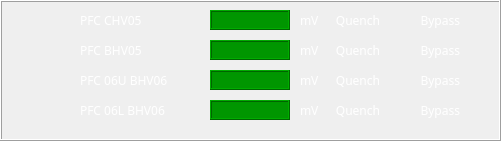
  <widget class="QFrame" name="frame_7">
   <property name="geometry">
    <rect>
     <x>19</x>
     <y>700</y>
     <width>501</width>
     <height>141</height>
    </rect>
   </property>
   <property name="frameShape">
    <enum>QFrame::Box</enum>
   </property>
   <property name="frameShadow">
    <enum>QFrame::Raised</enum>
   </property>
   <widget class="QLabel" name="label_260">
    <property name="geometry">
     <rect>
      <x>80</x>
      <y>10</y>
      <width>130</width>
      <height>20</height>
     </rect>
    </property>
    <property name="font">
     <font>
      <family>Abyssinica SIL</family>
      <pointsize>9</pointsize>
     </font>
    </property>
    <property name="styleSheet">
     <string notr="true">color:white;</string>
    </property>
    <property name="frameShape">
     <enum>QFrame::NoFrame</enum>
    </property>
    <property name="text">
     <string>PFC CHV05</string>
    </property>
   </widget>
   <widget class="QLabel" name="label_261">
    <property name="geometry">
     <rect>
      <x>330</x>
      <y>10</y>
      <width>50</width>
      <height>20</height>
     </rect>
    </property>
    <property name="font">
     <font>
      <family>Abyssinica SIL</family>
      <pointsize>9</pointsize>
     </font>
    </property>
    <property name="styleSheet">
     <string notr="true">color:white;</string>
    </property>
    <property name="frameShape">
     <enum>QFrame::NoFrame</enum>
    </property>
    <property name="text">
     <string>Quench</string>
    </property>
    <property name="alignment">
     <set>Qt::AlignRight|Qt::AlignTrailing|Qt::AlignVCenter</set>
    </property>
   </widget>
   <widget class="QLabel" name="label_262">
    <property name="geometry">
     <rect>
      <x>420</x>
      <y>10</y>
      <width>40</width>
      <height>20</height>
     </rect>
    </property>
    <property name="font">
     <font>
      <family>Abyssinica SIL</family>
      <pointsize>9</pointsize>
     </font>
    </property>
    <property name="styleSheet">
     <string notr="true">color:white;</string>
    </property>
    <property name="frameShape">
     <enum>QFrame::NoFrame</enum>
    </property>
    <property name="text">
     <string>Bypass</string>
    </property>
    <property name="alignment">
     <set>Qt::AlignRight|Qt::AlignTrailing|Qt::AlignVCenter</set>
    </property>
   </widget>
   <widget class="QLabel" name="label_264">
    <property name="geometry">
     <rect>
      <x>300</x>
      <y>10</y>
      <width>20</width>
      <height>20</height>
     </rect>
    </property>
    <property name="font">
     <font>
      <family>Abyssinica SIL</family>
      <pointsize>9</pointsize>
     </font>
    </property>
    <property name="styleSheet">
     <string notr="true">color:white;</string>
    </property>
    <property name="frameShape">
     <enum>QFrame::NoFrame</enum>
    </property>
    <property name="text">
     <string>mV</string>
    </property>
   </widget>
   <widget class="QLabel" name="label_266">
    <property name="geometry">
     <rect>
      <x>80</x>
      <y>70</y>
      <width>130</width>
      <height>20</height>
     </rect>
    </property>
    <property name="font">
     <font>
      <family>Abyssinica SIL</family>
      <pointsize>9</pointsize>
     </font>
    </property>
    <property name="styleSheet">
     <string notr="true">color:white;</string>
    </property>
    <property name="frameShape">
     <enum>QFrame::NoFrame</enum>
    </property>
    <property name="text">
     <string>PFC 06U BHV06</string>
    </property>
   </widget>
   <widget class="QLabel" name="label_267">
    <property name="geometry">
     <rect>
      <x>80</x>
      <y>40</y>
      <width>130</width>
      <height>20</height>
     </rect>
    </property>
    <property name="font">
     <font>
      <family>Abyssinica SIL</family>
      <pointsize>9</pointsize>
     </font>
    </property>
    <property name="styleSheet">
     <string notr="true">color:white;</string>
    </property>
    <property name="frameShape">
     <enum>QFrame::NoFrame</enum>
    </property>
    <property name="text">
     <string>PFC BHV05</string>
    </property>
   </widget>
   <widget class="QLabel" name="label_269">
    <property name="geometry">
     <rect>
      <x>80</x>
      <y>100</y>
      <width>130</width>
      <height>20</height>
     </rect>
    </property>
    <property name="font">
     <font>
      <family>Abyssinica SIL</family>
      <pointsize>9</pointsize>
     </font>
    </property>
    <property name="styleSheet">
     <string notr="true">color:white;</string>
    </property>
    <property name="frameShape">
     <enum>QFrame::NoFrame</enum>
    </property>
    <property name="text">
     <string>PFC 06L BHV06</string>
    </property>
   </widget>
   <widget class="QLabel" name="label_273">
    <property name="geometry">
     <rect>
      <x>330</x>
      <y>70</y>
      <width>50</width>
      <height>20</height>
     </rect>
    </property>
    <property name="font">
     <font>
      <family>Abyssinica SIL</family>
      <pointsize>9</pointsize>
     </font>
    </property>
    <property name="styleSheet">
     <string notr="true">color:white;</string>
    </property>
    <property name="frameShape">
     <enum>QFrame::NoFrame</enum>
    </property>
    <property name="text">
     <string>Quench</string>
    </property>
    <property name="alignment">
     <set>Qt::AlignRight|Qt::AlignTrailing|Qt::AlignVCenter</set>
    </property>
   </widget>
   <widget class="QLabel" name="label_275">
    <property name="geometry">
     <rect>
      <x>300</x>
      <y>70</y>
      <width>20</width>
      <height>20</height>
     </rect>
    </property>
    <property name="font">
     <font>
      <family>Abyssinica SIL</family>
      <pointsize>9</pointsize>
     </font>
    </property>
    <property name="styleSheet">
     <string notr="true">color:white;</string>
    </property>
    <property name="frameShape">
     <enum>QFrame::NoFrame</enum>
    </property>
    <property name="text">
     <string>mV</string>
    </property>
   </widget>
   <widget class="QLabel" name="label_276">
    <property name="geometry">
     <rect>
      <x>330</x>
      <y>100</y>
      <width>50</width>
      <height>20</height>
     </rect>
    </property>
    <property name="font">
     <font>
      <family>Abyssinica SIL</family>
      <pointsize>9</pointsize>
     </font>
    </property>
    <property name="styleSheet">
     <string notr="true">color:white;</string>
    </property>
    <property name="frameShape">
     <enum>QFrame::NoFrame</enum>
    </property>
    <property name="text">
     <string>Quench</string>
    </property>
    <property name="alignment">
     <set>Qt::AlignRight|Qt::AlignTrailing|Qt::AlignVCenter</set>
    </property>
   </widget>
   <widget class="QLabel" name="label_277">
    <property name="geometry">
     <rect>
      <x>330</x>
      <y>40</y>
      <width>50</width>
      <height>20</height>
     </rect>
    </property>
    <property name="font">
     <font>
      <family>Abyssinica SIL</family>
      <pointsize>9</pointsize>
     </font>
    </property>
    <property name="styleSheet">
     <string notr="true">color:white;</string>
    </property>
    <property name="frameShape">
     <enum>QFrame::NoFrame</enum>
    </property>
    <property name="text">
     <string>Quench</string>
    </property>
    <property name="alignment">
     <set>Qt::AlignRight|Qt::AlignTrailing|Qt::AlignVCenter</set>
    </property>
   </widget>
   <widget class="QLabel" name="label_280">
    <property name="geometry">
     <rect>
      <x>300</x>
      <y>100</y>
      <width>20</width>
      <height>20</height>
     </rect>
    </property>
    <property name="font">
     <font>
      <family>Abyssinica SIL</family>
      <pointsize>9</pointsize>
     </font>
    </property>
    <property name="styleSheet">
     <string notr="true">color:white;</string>
    </property>
    <property name="frameShape">
     <enum>QFrame::NoFrame</enum>
    </property>
    <property name="text">
     <string>mV</string>
    </property>
   </widget>
   <widget class="QLabel" name="label_282">
    <property name="geometry">
     <rect>
      <x>300</x>
      <y>40</y>
      <width>20</width>
      <height>20</height>
     </rect>
    </property>
    <property name="font">
     <font>
      <family>Abyssinica SIL</family>
      <pointsize>9</pointsize>
     </font>
    </property>
    <property name="styleSheet">
     <string notr="true">color:white;</string>
    </property>
    <property name="frameShape">
     <enum>QFrame::NoFrame</enum>
    </property>
    <property name="text">
     <string>mV</string>
    </property>
   </widget>
   <widget class="QLabel" name="label_284">
    <property name="geometry">
     <rect>
      <x>420</x>
      <y>70</y>
      <width>40</width>
      <height>20</height>
     </rect>
    </property>
    <property name="font">
     <font>
      <family>Abyssinica SIL</family>
      <pointsize>9</pointsize>
     </font>
    </property>
    <property name="styleSheet">
     <string notr="true">color:white;</string>
    </property>
    <property name="frameShape">
     <enum>QFrame::NoFrame</enum>
    </property>
    <property name="text">
     <string>Bypass</string>
    </property>
    <property name="alignment">
     <set>Qt::AlignRight|Qt::AlignTrailing|Qt::AlignVCenter</set>
    </property>
   </widget>
   <widget class="QLabel" name="label_285">
    <property name="geometry">
     <rect>
      <x>420</x>
      <y>100</y>
      <width>40</width>
      <height>20</height>
     </rect>
    </property>
    <property name="font">
     <font>
      <family>Abyssinica SIL</family>
      <pointsize>9</pointsize>
     </font>
    </property>
    <property name="styleSheet">
     <string notr="true">color:white;</string>
    </property>
    <property name="frameShape">
     <enum>QFrame::NoFrame</enum>
    </property>
    <property name="text">
     <string>Bypass</string>
    </property>
    <property name="alignment">
     <set>Qt::AlignRight|Qt::AlignTrailing|Qt::AlignVCenter</set>
    </property>
   </widget>
   <widget class="QLabel" name="label_286">
    <property name="geometry">
     <rect>
      <x>420</x>
      <y>40</y>
      <width>40</width>
      <height>20</height>
     </rect>
    </property>
    <property name="font">
     <font>
      <family>Abyssinica SIL</family>
      <pointsize>9</pointsize>
     </font>
    </property>
    <property name="styleSheet">
     <string notr="true">color:white;</string>
    </property>
    <property name="frameShape">
     <enum>QFrame::NoFrame</enum>
    </property>
    <property name="text">
     <string>Bypass</string>
    </property>
    <property name="alignment">
     <set>Qt::AlignRight|Qt::AlignTrailing|Qt::AlignVCenter</set>
    </property>
   </widget>
   <widget class="QWidget" name="widget_7" native="true">
    <property name="geometry">
     <rect>
      <x>200</x>
      <y>10</y>
      <width>100</width>
      <height>121</height>
     </rect>
    </property>
    <property name="styleSheet">
     <string notr="true">color: rgb(0, 0, 0);</string>
    </property>
    <widget class="CALabel" name="caLabel_26">
     <property name="geometry">
      <rect>
       <x>10</x>
       <y>0</y>
       <width>80</width>
       <height>20</height>
      </rect>
     </property>
     <property name="font">
      <font>
       <family>Abyssinica SIL</family>
       <pointsize>9</pointsize>
      </font>
     </property>
     <property name="styleSheet">
      <string notr="true">QWidget { background-color: #009600; }</string>
     </property>
     <property name="frameShape">
      <enum>QFrame::Box</enum>
     </property>
     <property name="frameShadow">
      <enum>QFrame::Raised</enum>
     </property>
     <property name="alignment">
      <set>Qt::AlignRight|Qt::AlignTrailing|Qt::AlignVCenter</set>
     </property>
     <property name="indent">
      <number>10</number>
     </property>
     <property name="pvname">
      <string>QDS:PFC_05_00CHV:N09:AI03:V_CAL</string>
     </property>
     <property name="dmode" stdset="0">
      <enum>CALabel::Double</enum>
     </property>
     <property name="cmode" stdset="0">
      <enum>CALabel::Alarm</enum>
     </property>
    </widget>
    <widget class="CALabel" name="caLabel_27">
     <property name="geometry">
      <rect>
       <x>10</x>
       <y>30</y>
       <width>80</width>
       <height>20</height>
      </rect>
     </property>
     <property name="font">
      <font>
       <family>Abyssinica SIL</family>
       <pointsize>9</pointsize>
      </font>
     </property>
     <property name="styleSheet">
      <string notr="true">QWidget { background-color: #009600; }</string>
     </property>
     <property name="frameShape">
      <enum>QFrame::Box</enum>
     </property>
     <property name="frameShadow">
      <enum>QFrame::Raised</enum>
     </property>
     <property name="alignment">
      <set>Qt::AlignRight|Qt::AlignTrailing|Qt::AlignVCenter</set>
     </property>
     <property name="indent">
      <number>10</number>
     </property>
     <property name="pvname">
      <string>QDS:PFC_05_00BHV:N10:AI03:V_CAL</string>
     </property>
     <property name="dmode" stdset="0">
      <enum>CALabel::Double</enum>
     </property>
     <property name="cmode" stdset="0">
      <enum>CALabel::Alarm</enum>
     </property>
    </widget>
    <widget class="CALabel" name="caLabel_28">
     <property name="geometry">
      <rect>
       <x>10</x>
       <y>60</y>
       <width>80</width>
       <height>20</height>
      </rect>
     </property>
     <property name="font">
      <font>
       <family>Abyssinica SIL</family>
       <pointsize>9</pointsize>
      </font>
     </property>
     <property name="styleSheet">
      <string notr="true">QWidget { background-color: #009600; }</string>
     </property>
     <property name="frameShape">
      <enum>QFrame::Box</enum>
     </property>
     <property name="frameShadow">
      <enum>QFrame::Raised</enum>
     </property>
     <property name="alignment">
      <set>Qt::AlignRight|Qt::AlignTrailing|Qt::AlignVCenter</set>
     </property>
     <property name="indent">
      <number>10</number>
     </property>
     <property name="pvname">
      <string>QDS:PFC_06U_0BHV:N11:AI03:V_CAL</string>
     </property>
     <property name="dmode" stdset="0">
      <enum>CALabel::Double</enum>
     </property>
     <property name="cmode" stdset="0">
      <enum>CALabel::Alarm</enum>
     </property>
    </widget>
    <widget class="CALabel" name="caLabel_29">
     <property name="geometry">
      <rect>
       <x>10</x>
       <y>90</y>
       <width>80</width>
       <height>20</height>
      </rect>
     </property>
     <property name="font">
      <font>
       <family>Abyssinica SIL</family>
       <pointsize>9</pointsize>
      </font>
     </property>
     <property name="styleSheet">
      <string notr="true">QWidget { background-color: #009600; }</string>
     </property>
     <property name="frameShape">
      <enum>QFrame::Box</enum>
     </property>
     <property name="frameShadow">
      <enum>QFrame::Raised</enum>
     </property>
     <property name="alignment">
      <set>Qt::AlignRight|Qt::AlignTrailing|Qt::AlignVCenter</set>
     </property>
     <property name="indent">
      <number>10</number>
     </property>
     <property name="pvname">
      <string>QDS:PFC_06L_0BHV:N12:AI03:V_CAL</string>
     </property>
     <property name="dmode" stdset="0">
      <enum>CALabel::Double</enum>
     </property>
     <property name="cmode" stdset="0">
      <enum>CALabel::Alarm</enum>
     </property>
    </widget>
   </widget>
   <widget class="CAGraphic" name="caGraphic_76">
    <property name="geometry">
     <rect>
      <x>390</x>
      <y>10</y>
      <width>20</width>
      <height>20</height>
     </rect>
    </property>
    <property name="lineColor" stdset="0">
     <color>
      <red>0</red>
      <green>255</green>
      <blue>0</blue>
     </color>
    </property>
    <property name="pvname">
     <string>QDS:PFC_05_00CHV:N09:BI02:QUENCH</string>
    </property>
   </widget>
   <widget class="CAGraphic" name="caGraphic_77">
    <property name="geometry">
     <rect>
      <x>470</x>
      <y>10</y>
      <width>20</width>
      <height>20</height>
     </rect>
    </property>
    <property name="lineColor" stdset="0">
     <color>
      <red>0</red>
      <green>255</green>
      <blue>0</blue>
     </color>
    </property>
    <property name="pvname">
     <string>QDS:PFC_05_00CHV:N09:BI03:BYPASS</string>
    </property>
   </widget>
   <widget class="CAGraphic" name="caGraphic_78">
    <property name="geometry">
     <rect>
      <x>470</x>
      <y>40</y>
      <width>20</width>
      <height>20</height>
     </rect>
    </property>
    <property name="lineColor" stdset="0">
     <color>
      <red>0</red>
      <green>255</green>
      <blue>0</blue>
     </color>
    </property>
    <property name="pvname">
     <string>QDS:PFC_05_00BHV:N10:BI03:BYPASS</string>
    </property>
   </widget>
   <widget class="CAGraphic" name="caGraphic_79">
    <property name="geometry">
     <rect>
      <x>390</x>
      <y>40</y>
      <width>20</width>
      <height>20</height>
     </rect>
    </property>
    <property name="lineColor" stdset="0">
     <color>
      <red>0</red>
      <green>255</green>
      <blue>0</blue>
     </color>
    </property>
    <property name="pvname">
     <string>QDS:PFC_05_00BHV:N10:BI02:QUENCH</string>
    </property>
   </widget>
   <widget class="CAGraphic" name="caGraphic_80">
    <property name="geometry">
     <rect>
      <x>390</x>
      <y>70</y>
      <width>20</width>
      <height>20</height>
     </rect>
    </property>
    <property name="lineColor" stdset="0">
     <color>
      <red>0</red>
      <green>255</green>
      <blue>0</blue>
     </color>
    </property>
    <property name="pvname">
     <string>QDS:PFC_06U_0BHV:N11:BI02:QUENCH</string>
    </property>
   </widget>
   <widget class="CAGraphic" name="caGraphic_81">
    <property name="geometry">
     <rect>
      <x>470</x>
      <y>70</y>
      <width>20</width>
      <height>20</height>
     </rect>
    </property>
    <property name="lineColor" stdset="0">
     <color>
      <red>0</red>
      <green>255</green>
      <blue>0</blue>
     </color>
    </property>
    <property name="pvname">
     <string>QDS:PFC_06U_0BHV:N11:BI03:BYPASS</string>
    </property>
   </widget>
   <widget class="CAGraphic" name="caGraphic_82">
    <property name="geometry">
     <rect>
      <x>390</x>
      <y>100</y>
      <width>20</width>
      <height>20</height>
     </rect>
    </property>
    <property name="lineColor" stdset="0">
     <color>
      <red>0</red>
      <green>255</green>
      <blue>0</blue>
     </color>
    </property>
    <property name="pvname">
     <string>QDS:PFC_06L_0BHV:N12:BI02:QUENCH</string>
    </property>
   </widget>
   <widget class="CAGraphic" name="caGraphic_83">
    <property name="geometry">
     <rect>
      <x>470</x>
      <y>100</y>
      <width>20</width>
      <height>20</height>
     </rect>
    </property>
    <property name="lineColor" stdset="0">
     <color>
      <red>0</red>
      <green>255</green>
      <blue>0</blue>
     </color>
    </property>
    <property name="pvname">
     <string>QDS:PFC_06L_0BHV:N12:BI03:BYPASS</string>
    </property>
   </widget>
  </widget>
